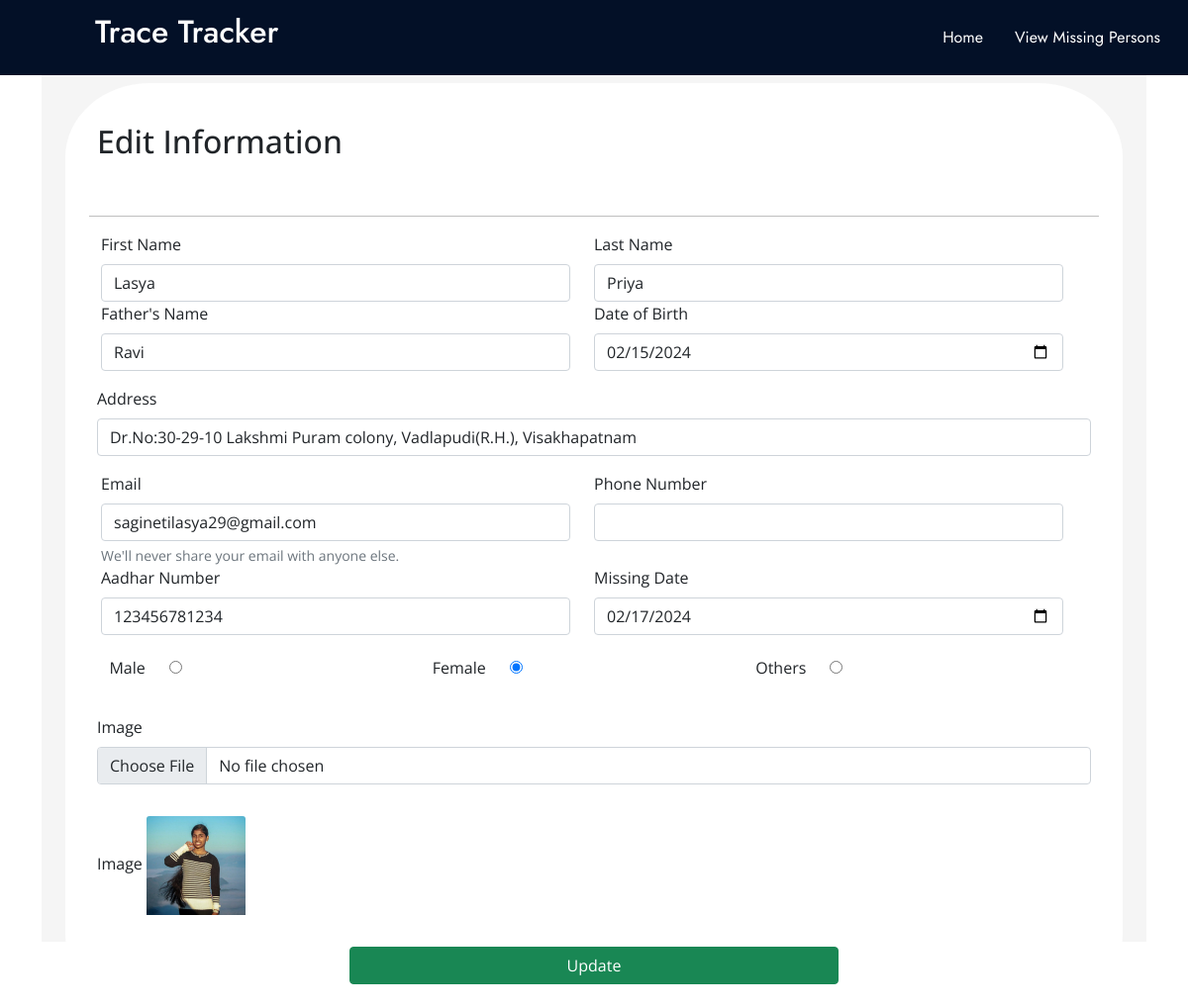
The app's page /update/12/ with its own data.
### missingperson/models.py (models this page shows, shortened)
class MissingPerson(models.Model):
    GENDER_CHOICES = [
        ('Male', 'Male'),
        ('Female', 'Female'),
        ('Others', 'Others'),
    ]
    first_name = models.CharField(max_length=255)
    last_name = models.CharField(max_length=255)
    father_name = models.CharField(max_length=255)
    date_of_birth = models.DateField(blank=True, null=True)
    address = models.TextField()
    email = models.EmailField()
    phone_number = models.CharField(max_length=10)  # Assuming a maximum of 15 digits for phone number
    aadhar_number = models.CharField(max_length=12, unique=True)  # Aadhar number is 12 digits and should be unique
    image = models.ImageField(upload_to='missing_persons/')  # Store images in a 'missing_persons' directory
    missing_from = models.DateField(blank=True, null=True)
    gender = models.CharField(max_length=10, choices=GENDER_CHOICES)

### missingperson/views.py (the view, shortened to what this page needs)
# urls.py: path('update/<int:person_id>/',views.update_person, name='update_person'),
def update_person(request, person_id):
    person = get_object_or_404(MissingPerson, id=person_id)
    return render(request, 'edit.html', {'person': person})

### templates/edit.html (shortened to what this page needs)
{% load static %}
<!DOCTYPE html>
<html lang="en">
<head>
    <link href="https://cdn.jsdelivr.net/npm/bootstrap@5.0.2/dist/css/bootstrap.min.css" rel="stylesheet"
>
</head>
<body style="font-family: 'Open Sans', sans-serif;">
    <nav id="navbar" class="navbar navbar-expand-lg  py-2" style="background-color: #031027;">
        <div class="container-fluid justify-content-between" style="font-family: 'Jost', sans-serif;padding-left: 8%;">
            <div class="d-flex">
              <a class="navbar-brand me-2 mb-1 d-flex align-items-center" href="/">
                <h2 style="color: white;">Trace Tracker</h2>
              </a>
            </div>
            <div class="d-flex">
                <a style="color: white;" class="nav-link" href="/">Home</a>
                <a style="color: white;" class="nav-link" href="/missing">View Missing Persons</a>
              </div>
        </div>
    </nav>
    <br/>
    <div class="container">
        <div class="right-column">
            <div class="container mt-5 mb-3" style="padding-top: 8%;">
                <form class="row g-3 p-4" method="POST" enctype="multipart/form-data" style="background-color: rgb(255, 255, 255);border-radius: 8%;padding-top: 5%;">
                    <h2>Edit Information</h2>
                    <hr color="black" style="color: rgb(0, 0, 0);">
                    <div class="row">
                        <div class="col">
                            <label for="first_name" class="form-label">First Name</label>
                            <input type="text" value = "{{person.first_name}}" name="first_name" class="form-control" >
                        </div>
                        <div class="col">
                            <label for="last_name" class="form-label">Last Name</label>
                            <input type="text" value = "{{person.last_name}}" name="last_name" class="form-control" >
                        </div>
                    </div>
                    <div class="row">
                    <div class="col">
                        <label for="fathers_name" class="form-label">Father's Name</label>
                        <input type="text" value = "{{person.father_name}}" name="father_name" class="form-control" >
                    </div>
                    <div class="col">
                        <label for="dob" class="form-label">Date of Birth</label>
                        <input type="date" value = "{{person.date_of_birth|date:'Y-m-d' }}" name="date_of_birth" class="form-control" >
                    </div>
                    </div>
                    <div class="mb-3">
                        <label for="address" class="form-label">Address</label>
                        <input type="text" name="address" value = "{{person.address}}" class="form-control" >
                    </div>
                    <div class="row">
                    <div class="col">
                        <label for="email" class="form-label">Email</label>
                        <input type="email" name="email" value = "{{ person.email }}" class="form-control" >
                        <div id="emailHelp" class="form-text">We'll never share your email with anyone else.</div>
                    </div>
                    <div class="col">
                        <label for="phonenum" class="form-label">Phone Number</label>
                        <input type="number" name="phonenum" value = "{{ person.phonenum }}" class="form-control" >
                    </div>
                    </div>
                    <div class="row">
                        <div class="col">
                            <label for="aadhar_number" class="form-label">Aadhar Number</label>
                            <input type="number" name="aadhar_number" value = "{{ person.aadhar_number }}" class="form-control" >
                        </div>
                        <div class="col">
                            <label for="missing_date" class="form-label">Missing Date</label>
                            <input type="date" name="missing_from" value="{{ person.missing_from|date:'Y-m-d' }}" class="form-control">
                        </div>
                    </div>
                    <div class="row" style="padding: 2%;">
                        <div class="col">
                            <label class="checkbox-label" for="male">Male</label>
                            <input type="radio" id="male" name="gender" value="Male" {% if person.gender == 'Male' %}checked{% endif %}>
                        </div>
                        <div class="col">
                            <label class="checkbox-label" for="female">Female</label>
                            <input type="radio" id="female" name="gender" value="Female" {% if person.gender == 'Female' %}checked{% endif %}>
                        </div>
                        <div class="col">
                            <label class="checkbox-label" for="others">Others</label>
                            <input type="radio" id="others" name="gender" value="Others" {% if person.gender == 'Others' %}checked{% endif %}>
                        </div>
                    </div>
                    <div class="mb-3">
                        <label for="exampleInputPassword1" class="form-label"> Image</label>
                        <input type= "file" name = "image" value="{{ person.image }}" class="form-control">
                    </div>
                    <div class="mb-3">
                        <label for="exampleInputPassword1" class="form-label"> Image</label>
                        <img class="card-img-top center-image" src="{% static '/' %}{{ person.image }}" alt="Card image cap" style="width: 100px; height: 100px;" >
                    </div>
                    <div class="d-grid gap-2 col-6 mx-auto">
                        <button type="submit" class="btn btn-success">Update</button>
                    </div>
                </form>
            </div>
        </div>
    </div>
</body>
</html>

### templates/edit.html (style rules this page uses)
label.checkbox-label { display: inline-block; margin-right: 20px; }
.container { display: flex; align-items: center; justify-content: center; height: 100vh; }
.right-column { flex: 1; padding: 20px; background-color: #f5f5f5; }
form { background-color: #ffffff; padding: 20px; border-radius: 8px; }
img { max-width: 100%; height: auto; }

### records on screen
MissingPerson: first_name "Lasya", last_name "Priya", father_name "Ravi", date_of_birth "02/15/2024", address "Dr.No:30-29-10 Lakshmi Puram colony, Vadlapudi(R.H.), Visakhapatnam", email "saginetilasya29@gmail.com", aadhar_number "123456781234", missing_from "02/17/2024", gender "☐ Male", gender "☑ Female", gender "☐ Others", image (picture)
